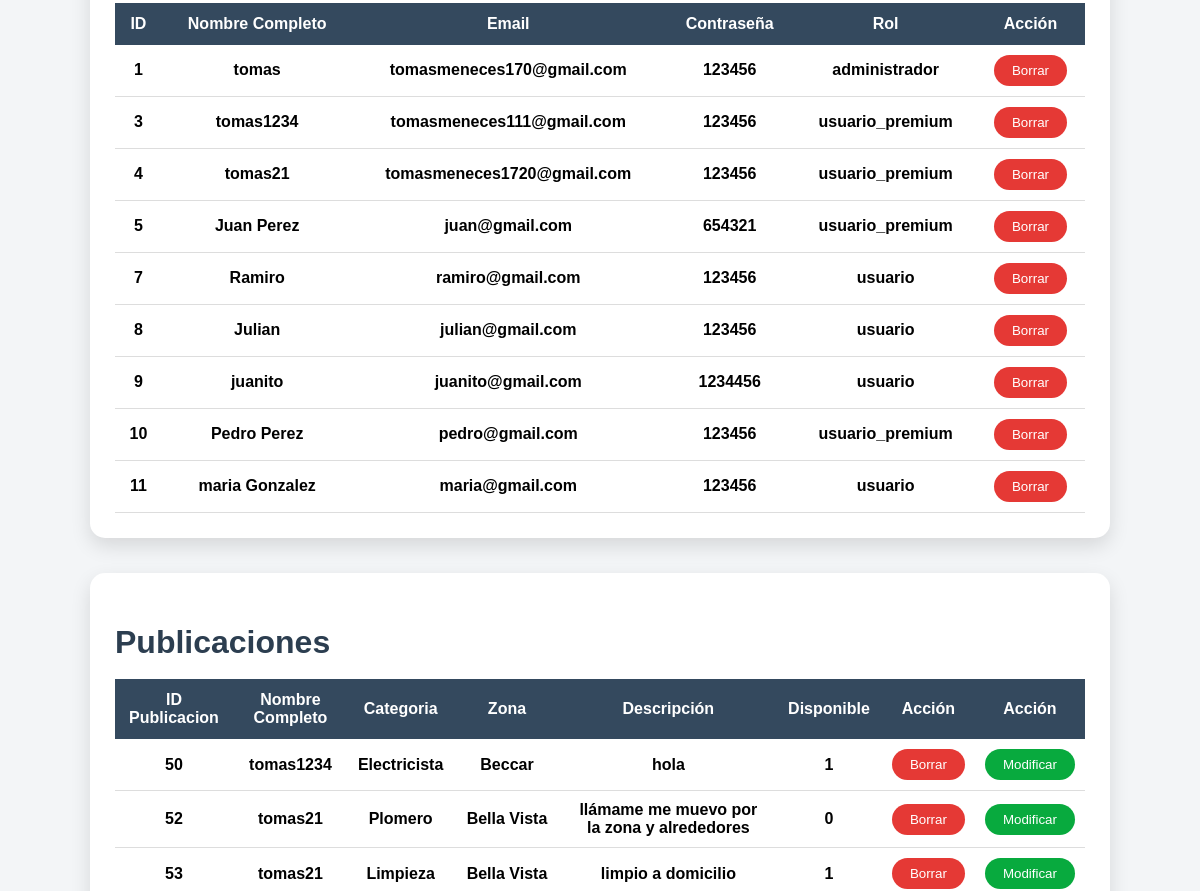
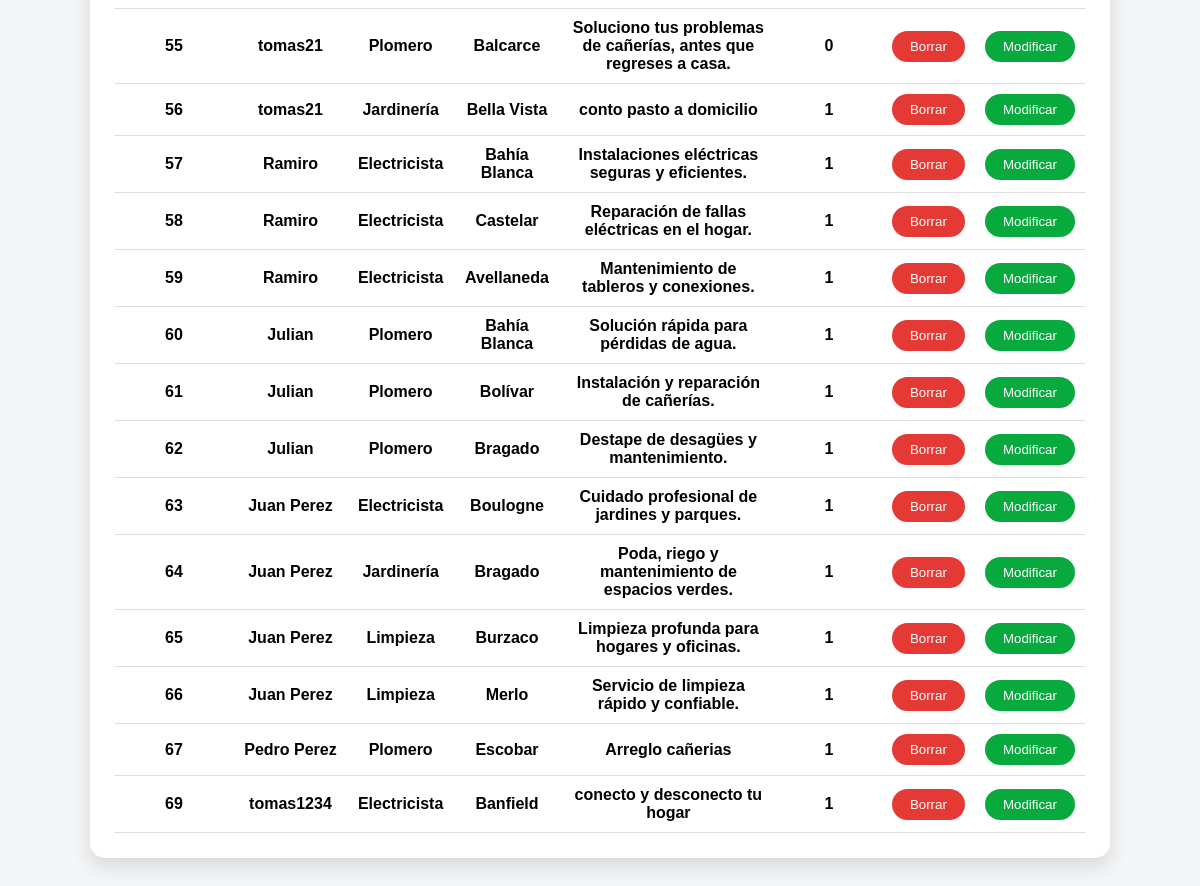
/FontEnd/html_y_css/perfil_admin.php (lower part), run on an earlier commit of the app's database (2 pictures, top to bottom).
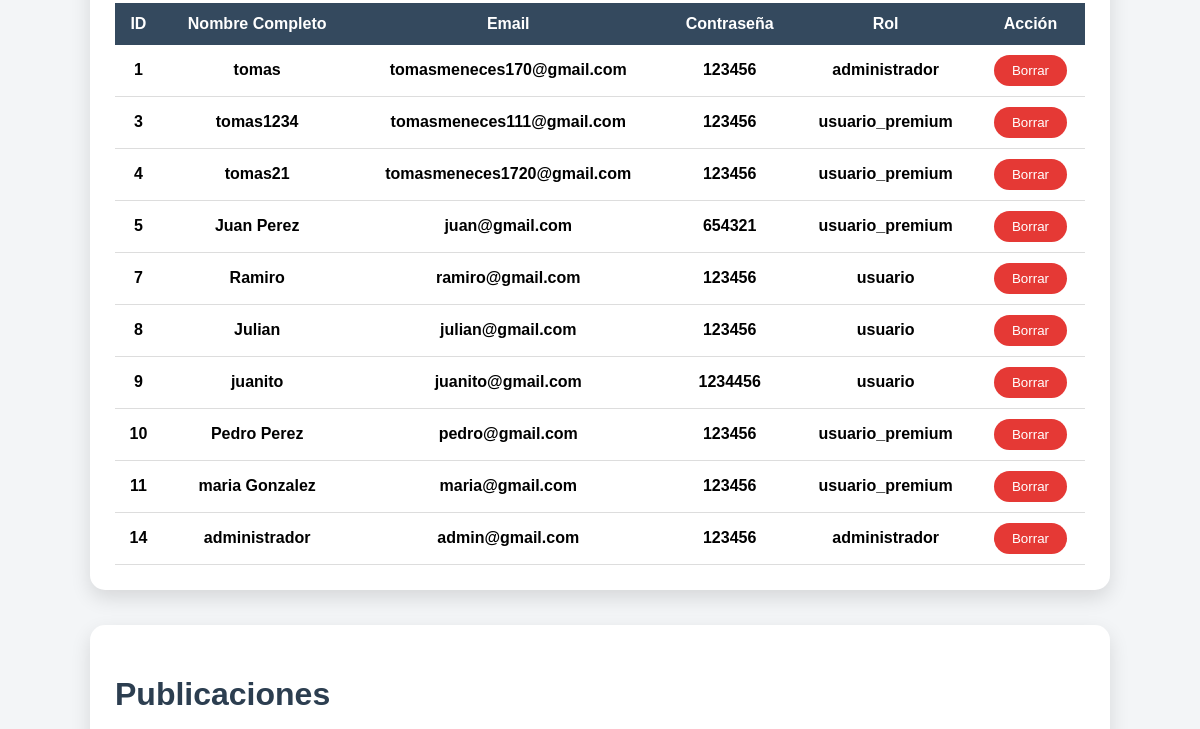
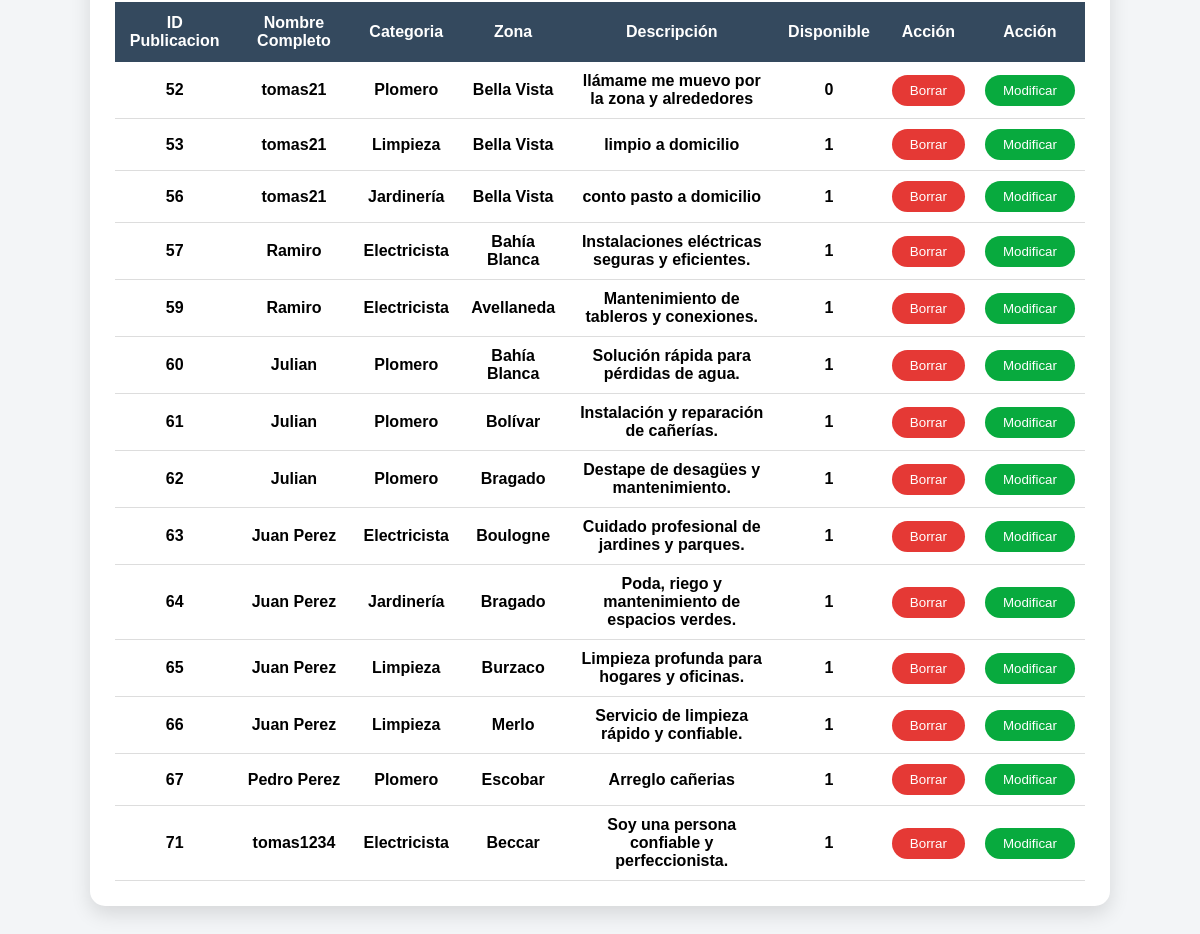
And on a later commit of the database (2 pictures, top to bottom).
### tables this page shows
CREATE TABLE `usuarios` (
  `id` int(11) NOT NULL,
  `nombre_completo` varchar(60) NOT NULL,
  `email` varchar(50) NOT NULL,
  `contraseña` varchar(50) NOT NULL,
  `rol` varchar(20) NOT NULL
);

CREATE TABLE `publicaciones` (
  `id` int(11) NOT NULL,
  `id_usuario` int(11) NOT NULL,
  `nombre_completo` varchar(60) NOT NULL,
  `categoria` varchar(30) NOT NULL,
  `zona` varchar(50) NOT NULL,
  `descripcion` varchar(200) NOT NULL,
  `disponible` tinyint(1) NOT NULL,
  `id_cliente` int(11) NOT NULL
);

### backend/conexion/conexion_dal.php (called while the page is built)
<?php
$conexion=mysqli_connect("localhost","root","","base_del_proyecto");
function get_conexion(){
global $conexion;
    return $conexion;
}
?>

### FontEnd/html_y_css/perfil_admin.php (the view, shortened to what this page needs)
<?php
include ("../../backend/conexion/conexion_dal.php");
?>
<!DOCTYPE html>
<html lang="es">
<head>
    <link rel="stylesheet" href="css.css">
</head>
<body class="admin__cuerpo">
    <main class="admin__principal">
        <section class="admin__seccion">
            <table class="admin__tabla">
                <thead>
                    <tr>
                        <th>ID</th>
                        <th>Nombre Completo</th>
                        <th>Email</th>
                        <th>Contraseña</th>
                        <th>Rol</th>
                        <th>Acción</th>
                    </tr>
                </thead>
                <tbody>
                        <?php
                        $respuesta=mysqli_query(get_conexion(),"select * from usuarios");
                        while($usuario=mysqli_fetch_array($respuesta)){
                            ?><tr>
                            <td> <?php echo ($usuario["id"]);?></td><?php
                            ?><td> <?php echo ($usuario["nombre_completo"]);?></td><?php
                            ?><td> <?php echo ($usuario["email"]);?></td><?php
                            ?><td> <?php echo ($usuario["contraseña"]);?></td><?php
                            ?><td> <?php echo ($usuario["rol"]);?></td>
                        <td>
                        <button class="tabla__boton_borrar">
                            Borrar
                        </button>
                        </td>
                        </tr>
                        <?php } ?>
                </tbody>
            </table>
        </section>
        <section class="admin__seccion">
            <h2>Publicaciones</h2>
            <table class="admin__tabla">
                <thead>
                    <tr>
                        <th>ID Publicacion</th>
                        <th>Nombre Completo</th>
                        <th>Categoria</th>
                        <th>Zona</th>
                        <th>Descripción</th>
                        <th>Disponible</th>
                        <th>Acción</th>
                        <th>Acción</th>
                    </tr>
                </thead>
                <tbody>
                        <?php
                        $respuesta=mysqli_query(get_conexion(),"select * from publicaciones");
                        while($publicacion=mysqli_fetch_array($respuesta)){
                            ?><tr class="fila_tabla">
                            <td ><?php echo($publicacion["id"]);?></td>
                            <td ><?php echo($publicacion["nombre_completo"]);?></td>
                            <td contenteditable="true"><?php echo($publicacion["categoria"]);?></td>
                            <td contenteditable="true"><?php echo($publicacion["zona"]);?></td>
                            <td contenteditable="true"><?php echo($publicacion["descripcion"]);?></td>
                            <td contenteditable="true"><?php echo($publicacion["disponible"]);?></td>
                            <td>
                                <form action="../../backend/borrar_publicacion.php?id=<?php echo($publicacion["id"]);?>"method="POST">
                                    <button class="tabla__boton_borrar">Borrar</button>
                                </form>
                            </td>
                            <td><button class="tabla__boton_modificar" >Modificar</button></td>
                            </tr><?php
                        }?>
                </tbody>
            </table>
        </section>
    </main>
</body>
</html>

What changed in the data, as far as the page shows it:
removed publicaciones: id "50", nombre_completo "tomas1234", categoria "Electricista", zona "Beccar", descripcion "hola", disponible "1"
removed publicaciones: id "55", nombre_completo "tomas21", categoria "Plomero", zona "Balcarce", descripcion "Soluciono tus problemas de cañerías, antes que regreses a casa.", disponible "0"
removed publicaciones: id "58", nombre_completo "Ramiro", categoria "Electricista", zona "Castelar", descripcion "Reparación de fallas eléctricas en el hogar.", disponible "1"
removed publicaciones: id "69", nombre_completo "tomas1234", categoria "Electricista", zona "Banfield", descripcion "conecto y desconecto tu hogar", disponible "1"
changed usuarios "maria Gonzalez": rol "usuario" → "usuario_premium"
added usuarios: id "14", nombre_completo "administrador", email "admin@gmail.com", contraseña "123456", rol "administrador"
added publicaciones: id "71", nombre_completo "tomas1234", categoria "Electricista", zona "Beccar", descripcion "Soy una persona confiable y perfeccionista.", disponible "1"
